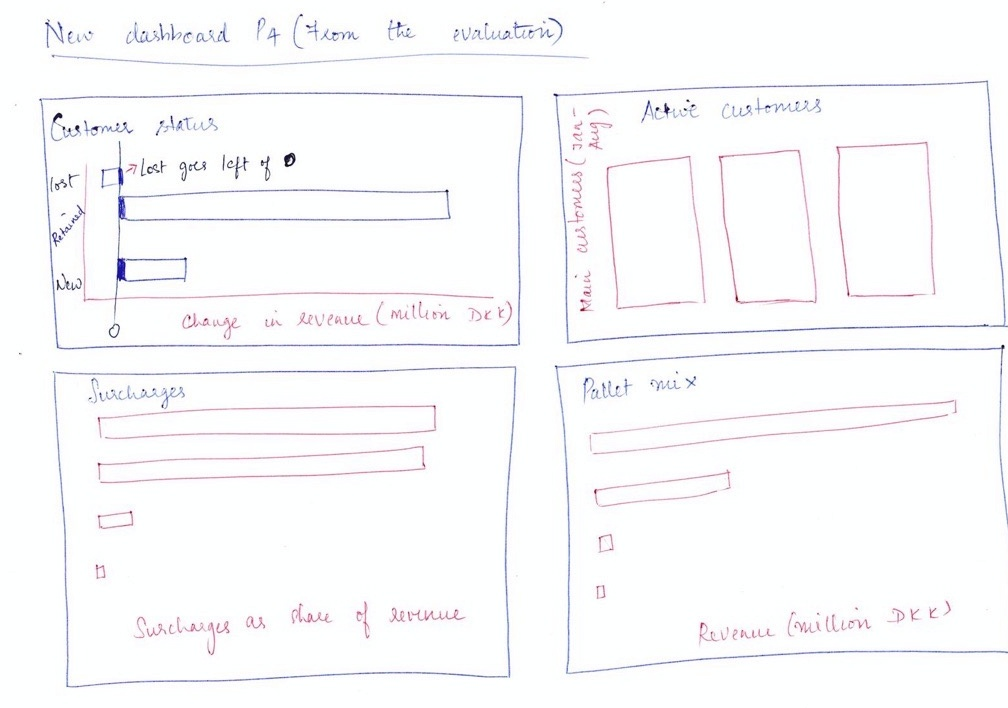
#> input picture design/sketch_p4.jpg, 1008 x 708 px
$ python -i scan_sketches.py   (imports and definitions only)
#> lines starting #> are read from the running program, lines starting #| are printed output that depends on the picture; after the words box and inside, x2 and y2 are one past the last pixel; in counts of white or black regions, pixels touching at a corner belong together
#> further down, picture is the input picture: shape (708, 1008, 3); mean B, G, R 251.2, 250, 249.9
"""Turns the photographed sketches into flat 'scans': finds the paper, corrects the perspective to A4 landscape,
whitens the background and saves them to Sketches/scanned. Originals stay untouched in Sketches/original."""
from pathlib import Path
import cv2
import numpy as np

D = Path(__file__).resolve().parents[1] / "Sketches"
OUT = D / "scanned"
# [1 line not run here, left out]
W, H = 2970, 2100   # A4 landscape, 10 px per mm


def order(pts):
    pts = pts.reshape(4, 2).astype("float32")
    s, d = pts.sum(1), np.diff(pts, axis=1).ravel()
    return np.array([pts[s.argmin()], pts[d.argmin()], pts[s.argmax()], pts[d.argmax()]], dtype="float32")  # tl, tr, br, bl


def paper_corners(img):
    small = cv2.resize(img, None, fx=0.25, fy=0.25)
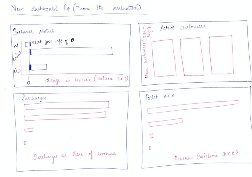
#> small: shape (177, 252, 3); mean B, G, R 251.3, 250, 250
    gray = cv2.GaussianBlur(cv2.cvtColor(small, cv2.COLOR_BGR2GRAY), (9, 9), 0)
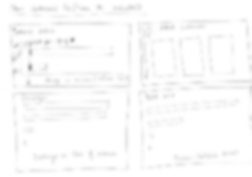
#> gray: shape (177, 252); min 170, max 255, mean 250.3
    _, th = cv2.threshold(gray, 0, 255, cv2.THRESH_BINARY + cv2.THRESH_OTSU)          # white paper vs dark table
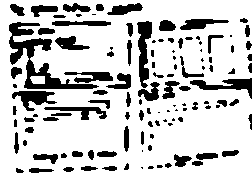
#> th: shape (177, 252); 78.6% white; 117 black regions (39 under 20 px), largest, box (x1, y1, x2, y2) and area: (9, 22, 99, 89) 1562, (137, 21, 152, 88) 588, (190, 78, 252, 99) 484
    th = cv2.morphologyEx(th, cv2.MORPH_CLOSE, np.ones((25, 25), np.uint8))
#> th: shape (177, 252); every value is 255
    cnts, _ = cv2.findContours(th, cv2.RETR_EXTERNAL, cv2.CHAIN_APPROX_SIMPLE)
#> cnts = [[[0, 0], [0, 176], [251, 176], [251, 0]]]
    c = max(cnts, key=cv2.contourArea)
#> c = [[0, 0], [0, 176], [251, 176], [251, 0]]
    peri = cv2.arcLength(c, True)
#> peri = 854
    for eps in (0.02, 0.03, 0.04, 0.05):
        approx = cv2.approxPolyDP(c, eps * peri, True)
        if len(approx) == 4:
            return order(approx) * 4, cv2.contourArea(c) / th.size
#> this loop made 1 pass
#> (pts in order, s in order, d in order) on pass 1: ([[0, 0], [0, 176], [251, 176], [251, 0]], [0, 176, 427, 251], [0, 176, -75, -251])
    rect = cv2.boxPoints(cv2.minAreaRect(c))
    return order(rect) * 4, cv2.contourArea(c) / th.size


def whiten(img):
    """Divide by the blurred background so the paper becomes white and the ink keeps its colour."""
    f = img.astype("float32")
    bg = cv2.GaussianBlur(f, (0, 0), 60)
    out = np.clip(f / np.maximum(bg, 1) * 245, 0, 255)
    return out.astype("uint8")


# [14 lines not run here, left out]

>>> import cv2
>>> picture = cv2.imread('../design/sketch_p4.jpg')
>>> result = paper_corners(picture)
#> result = ([[0, 0], [1004, 0], [1004, 704], [0, 704]], 0.99)

$ run again, on design/sketch_part1.jpg
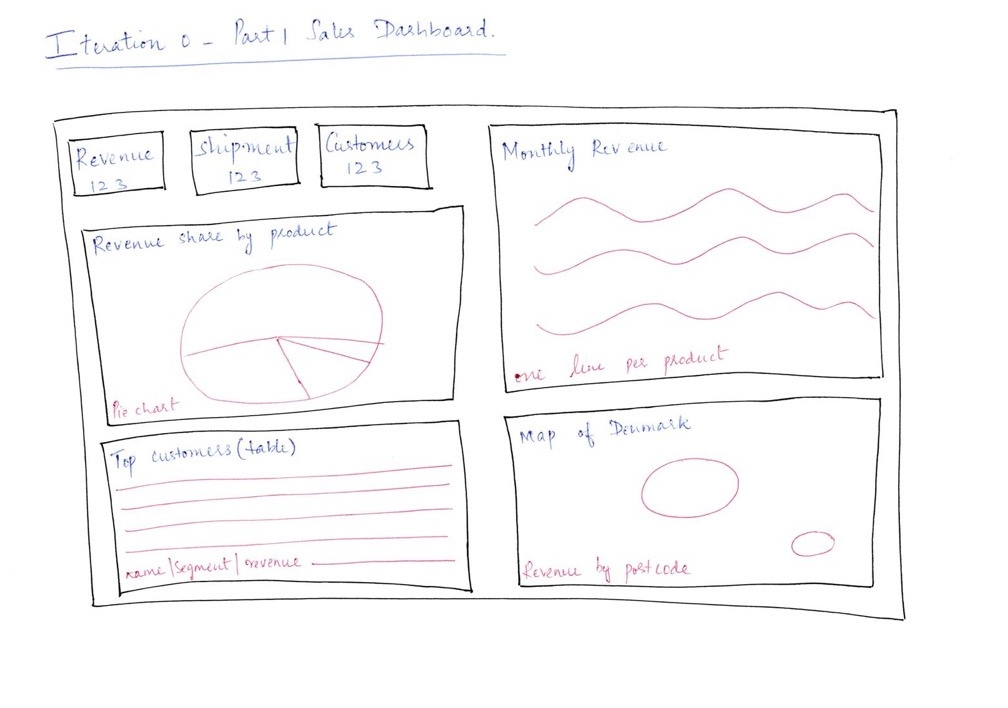
#> input picture design/sketch_part1.jpg, 1008 x 708 px
#> picture is the input picture: shape (708, 1008, 3); mean B, G, R 249.9, 249.4, 249.8
#> in paper_corners, `gray = cv2.GaussianBlur(cv2.cvtColor(small, cv2.COLOR_BGR2GRAY), (9, 9..`:
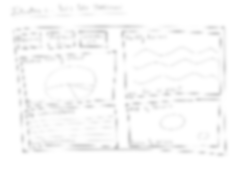
#> gray: shape (177, 252); min 202, max 255, mean 249.6
#> in paper_corners, `_, th = cv2.threshold(gray, 0, 255, cv2.THRESH_BINARY + cv2.THRESH_OTSU)`:
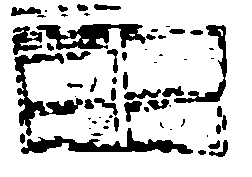
#> th: shape (177, 252); 80.6% white; 63 black regions (25 under 20 px), largest, box (x1, y1, x2, y2) and area: (21, 128, 193, 154) 1638, (36, 24, 146, 50) 1507, (14, 53, 83, 136) 1472
#> cnts = [[[0, 0], [0, 176], [251, 176], [251, 0]]]
#> c = [[0, 0], [0, 176], [251, 176], [251, 0]]
#> peri = 854
#> the loop in paper_corners, `for eps in (0.02, 0.03, 0.04, 0.05):` made 1 pass
#> (pts in order, s in order, d in order) on pass 1: ([[0, 0], [0, 176], [251, 176], [251, 0]], [0, 176, 427, 251], [0, 176, -75, -251])
#> result = ([[0, 0], [1004, 0], [1004, 704], [0, 704]], 0.99)

$ run again, on design/sketch_part2.jpg
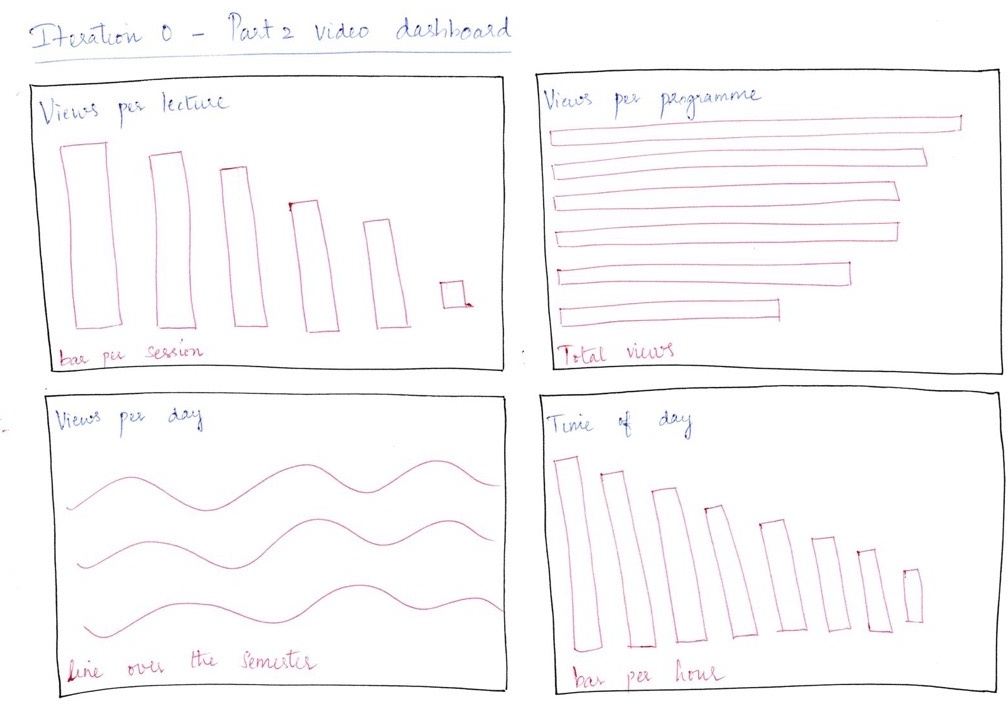
#> input picture design/sketch_part2.jpg, 1008 x 708 px
#> picture is the input picture: shape (708, 1008, 3); mean B, G, R 250, 249.2, 250.1
#> in paper_corners, `gray = cv2.GaussianBlur(cv2.cvtColor(small, cv2.COLOR_BGR2GRAY), (9, 9..`:
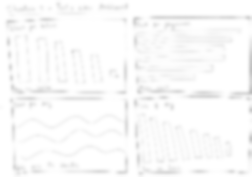
#> gray: shape (177, 252); min 188, max 255, mean 249.5
#> in paper_corners, `_, th = cv2.threshold(gray, 0, 255, cv2.THRESH_BINARY + cv2.THRESH_OTSU)`:
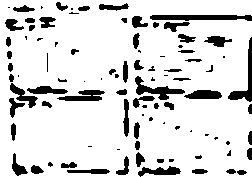
#> th: shape (177, 252); 85.5% white; 94 black regions (33 under 20 px), largest, box (x1, y1, x2, y2) and area: (150, 15, 252, 21) 498, (135, 76, 185, 100) 400, (228, 37, 252, 102) 396
#> cnts = [[[0, 0], [0, 176], [251, 176], [251, 0]]]
#> c = [[0, 0], [0, 176], [251, 176], [251, 0]]
#> peri = 854
#> the loop in paper_corners, `for eps in (0.02, 0.03, 0.04, 0.05):` made 1 pass
#> (pts in order, s in order, d in order) on pass 1: ([[0, 0], [0, 176], [251, 176], [251, 0]], [0, 176, 427, 251], [0, 176, -75, -251])
#> result = ([[0, 0], [1004, 0], [1004, 704], [0, 704]], 0.99)
